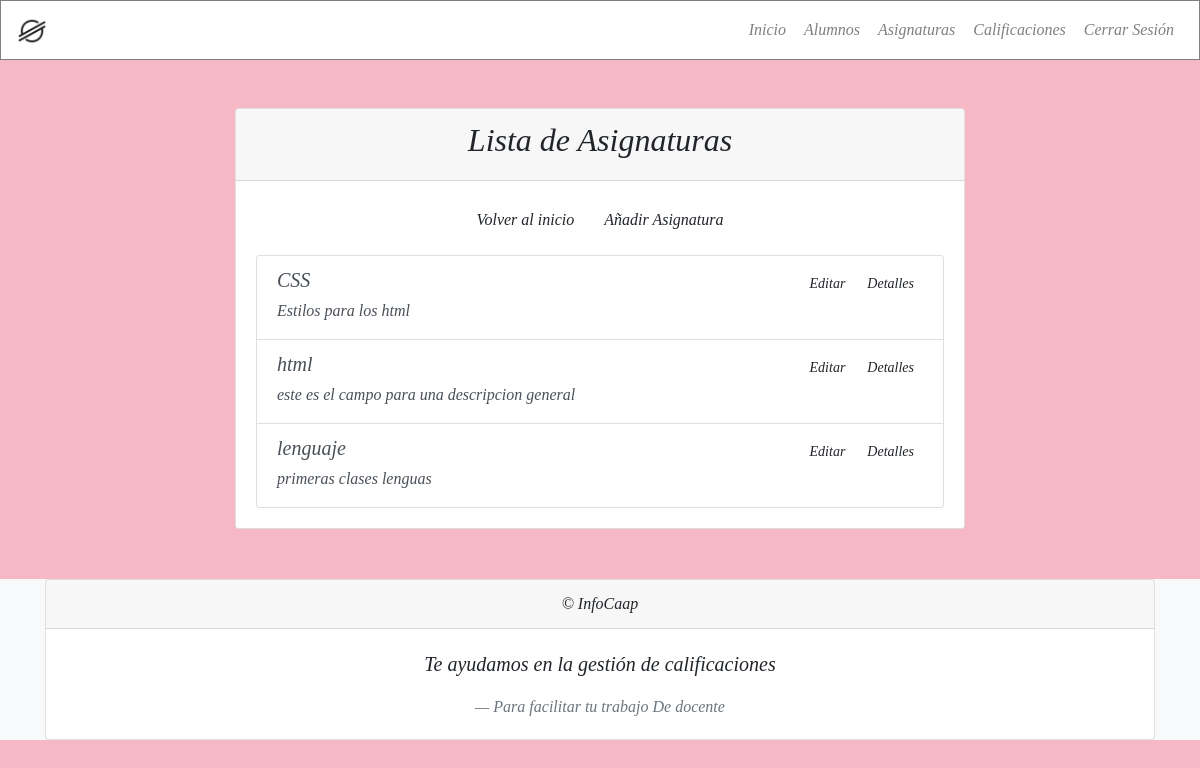
Page /asignaturas/asignaturas/ (signed in) on the committed database.
### asignaturas/models.py (models this page shows, shortened)
class Asignatura(models.Model):
    nombre = models.CharField(max_length=100)
    descripcion = models.CharField(max_length=500)

### asignaturas/views.py (the view)
# urls.py: path('asignaturas/', views.lista_asignaturas, name='lista_asignaturas'),  # URL para gestionar asignaturas
@login_required
def lista_asignaturas(request):
    asignaturas = Asignatura.objects.all()
    return render(request, 'asignaturas/lista_asignaturas.html', {'asignaturas': asignaturas})

### asignaturas/templates/asignaturas/lista_asignaturas.html (shortened to what this page needs)
{% extends 'base.html' %}
{% block content %}
<div class="container mt-5">
  <div class="row justify-content-center">
    <div class="col-md-8">
      <div class="card">
        <div class="card-header text-center">
          <h2>Lista de Asignaturas</h2>
        </div>
        <div class="card-body">
          <div class="text-center mb-3">
            <a class=" btn" href="{% url 'home' %}">Volver al inicio</a>
            <a href="{% url 'nueva_asignatura' %}" class="btn ">Añadir Asignatura</a>
          </div>
          <div class="list-group">
            {% for asignatura in asignaturas %}
            <div class="list-group-item list-group-item-action flex-column align-items-start">
              <div class="d-flex w-100 justify-content-between">
                <h5 class="mb-1">{{ asignatura.nombre }}</h5>
                <div>
                  <a href="{% url 'editar_asignatura' asignatura.id %}" class="btn btn-sm">Editar</a>
                  <a href="{% url 'detalle_asignatura' asignatura.id %}" class="btn  btn-sm">Detalles</a>
                </div>
              </div>
              <p class="mb-1">{{ asignatura.descripcion }}</p>
            </div>
            {% endfor %}
          </div>
        </div>
      </div>
    </div>
  </div>
</div>
{% endblock %}

### static/templates/base.html (style rules this page uses)
body { background-color: #f6b8c5; font-family: "Times New Roman", Times, serif; font-style: italic; margin: 0; padding-bottom: 60px; min-height: 100vh; display: flex; flex-direction: column; }

### rows in the picture
Asignatura: nombre "CSS", descripcion "Estilos para los html"
Asignatura: nombre "html", descripcion "este es el campo para una descripcion general"
Asignatura: nombre "lenguaje", descripcion "primeras clases lenguas"
